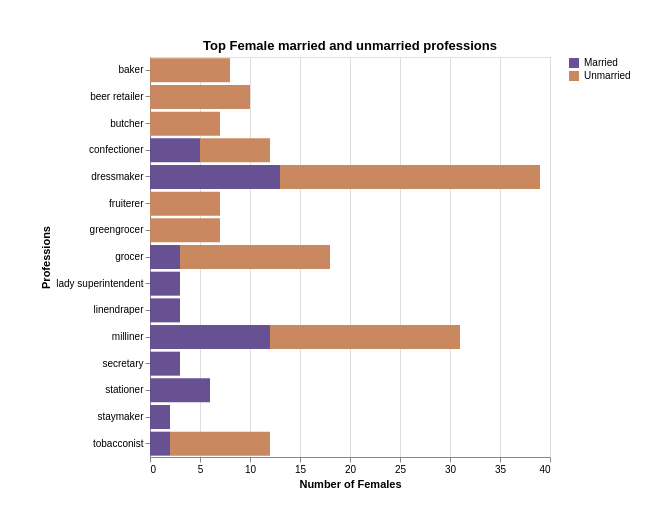

Here is the Vega-Lite specification saved for this chart:
### Vega-Lite specification from a JSON file in a GitHub repository (floating-point values rounded to 4 significant figures)
{"$schema": "https://vega.github.io/schema/vega-lite/v4.json", "title": "Top Female married and unmarried professions", "description:": "A stcked bar chart, showing the top Female professions for married (Mrs.) and unmarried (Miss.) women.", "width": 400, "height": 400, "padding": 40, "data": {"values": [{"profession": "dressmaker", "value": 26, "married": 0}, {"profession": "milliner", "value": 19, "married": 0}, {"profession": "grocer", "value": 15, "married": 0}, {"profession": "tobacconist", "value": 10, "married": 0}, {"profession": "beer retailer", "value": 10, "married": 0}, {"profession": "baker", "value": 8, "married": 0}, {"profession": "greengrocer", "value": 7, "married": 0}, {"profession": "fruiterer", "value": 7, "married": 0}, {"profession": "confectioner", "value": 7, "married": 0}, {"profession": "butcher", "value": 7, "married": 0}, {"profession": "dressmaker", "value": 13, "married": 1}, {"profession": "milliner", "value": 12, "married": 1}, {"profession": "stationer", "value": 6, "married": 1}, {"profession": "confectioner", "value": 5, "married": 1}, {"profession": "secretary", "value": 3, "married": 1}, {"profession": "linendraper", "value": 3, "married": 1}, {"profession": "lady superintendent", "value": 3, "married": 1}, {"profession": "grocer", "value": 3, "married": 1}, {"profession": "tobacconist", "value": 2, "married": 1}, {"profession": "staymaker", "value": 2, "married": 1}]}, "transform": [{"calculate": "datum.married == 1 ? 'Married' : 'Unmarried'", "as": "legend"}], "mark": "bar", "encoding": {"x": {"field": "value", "type": "quantitative", "title": "Number of Females"}, "y": {"field": "profession", "type": "nominal", "title": "Professions"}, "color": {"field": "legend", "type": "nominal", "scale": {"range": ["#675193", "#ca8861"]}, "title": null}}}
